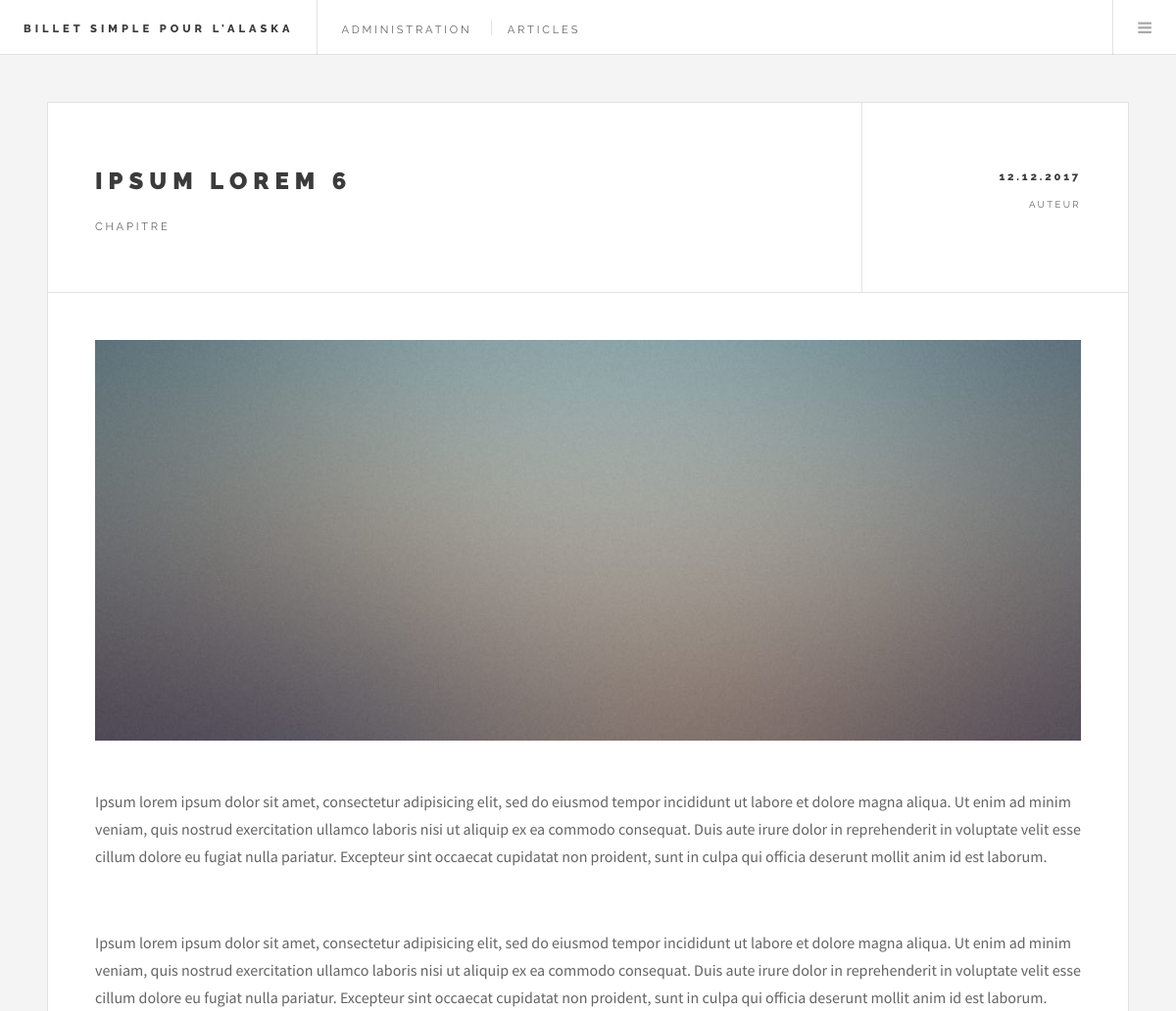
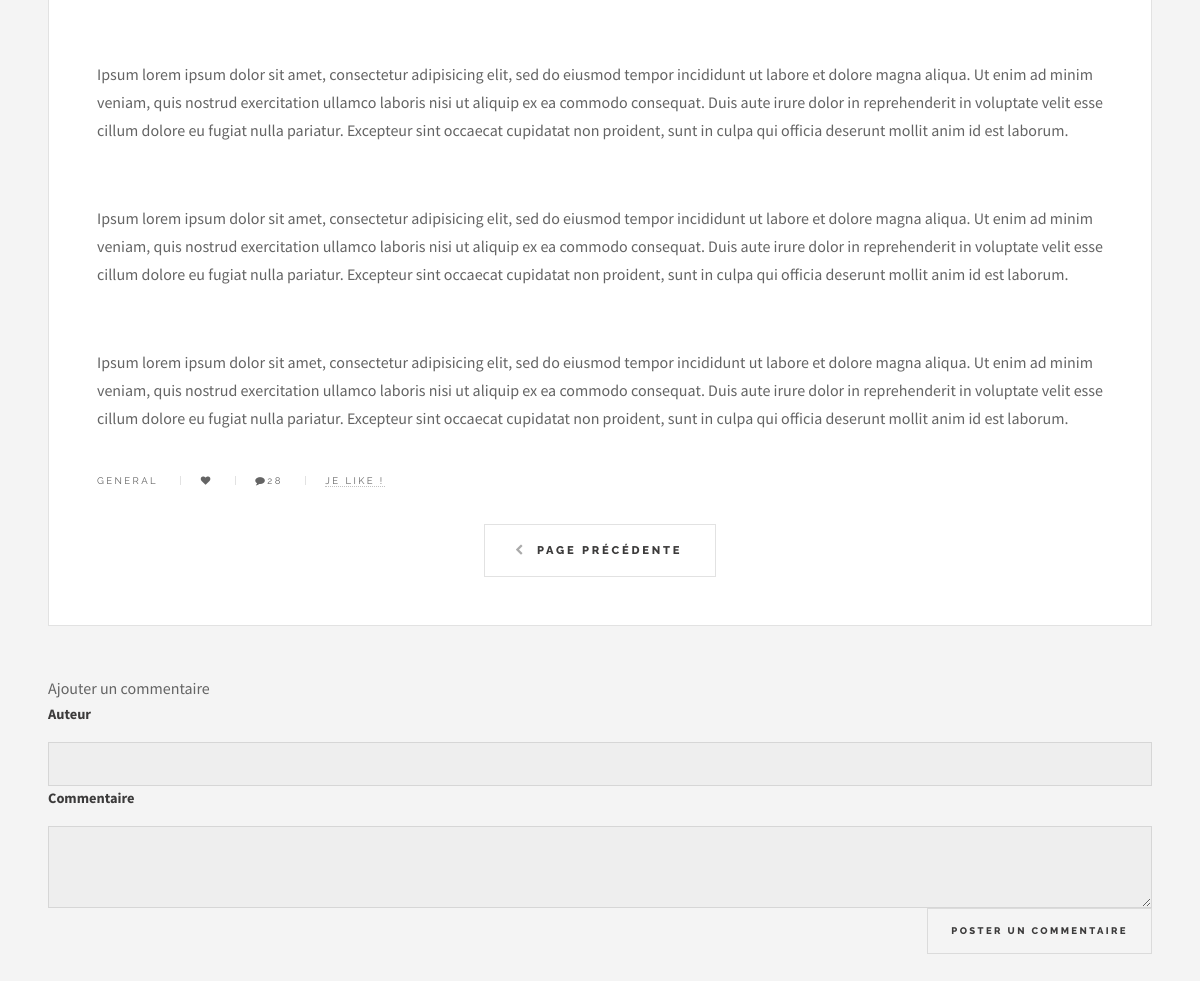
Screenshot of /index.php?page=1&front=post&id=36 with the database file from the repository (2 pictures, top to bottom).
### tables this page shows
CREATE TABLE `news` (
  `id` int(11) NOT NULL,
  `title` varchar(255) DEFAULT NULL,
  `content` text,
  `likes` int(11) DEFAULT NULL,
  `image` varchar(255) DEFAULT NULL,
  `post_date` datetime NOT NULL,
  `last_edit` datetime DEFAULT NULL
);

### model/Manager.php (called while the page is built)
<?php
class Manager
{
	protected function dbConnect()
	{
		try
	    {
	        $db = new PDO('mysql:host=localhost;dbname=projet_3;charset=utf8', 'root', '');
	        return $db;
	    }
	    catch(Exception $e)
	    {
	        die('Erreur : '.$e->getMessage());
	    }
	}
}

### model/PostManager.php (called while the page is built, shortened)
<?php
require_once('Manager.php');
class PostManager extends Manager
{
	private $_db;
	public function __construct()
	{
		$this->_db = $this->dbConnect();
	}
	public function get($id)
	{
		if(is_int($id))
		{
			$req = $this->_db->query('SELECT id, title, content, likes, DATE_FORMAT(post_date, \'%d.%m.%Y\') AS postDate, DATE_FORMAT(last_edit, \'%d/%m/%Y à %Hh/%imin/%ss\') AS lastEdit FROM news WHERE id = ' . $id);
			$data = $req->fetch(PDO::FETCH_ASSOC);
		}
		else
		{
			$req = $this->_db->prepare('SELECT id, title, content, likes, DATE_FORMAT(post_date, \'%d.%m.%Y\') AS postDate, DATE_FORMAT(last_edit, \'%d/%m/%Y à %Hh/%imin/%ss\') AS lastEdit FROM news WHERE title = :title');
    		$req->execute([':title' => $id]);
    		$data = $req->fetch(PDO::FETCH_ASSOC);
		}
		return new Post($data);
	}
}

### model/News.php (called while the page is built, shortened)
<?php
abstract class News
{
	public function hydrate(array $data)
	{
		foreach($data as $key => $value)
		{
			$method = 'set' . ucfirst($key);
		}
	}
}

### model/Post.php (called while the page is built, shortened)
<?php
require('News.php');
class Post extends News
{
	private $_id;
	private $_title;
	private $_content;
	private $_postDate;
	public function setId($id)
	{
		$id = (int) $id;
		if($id > 0)
		{
			$this->_id = $id;
		}
	}
	public function setTitle($title)
	{
		$title = (string) $title;
		$this->_title = $title;
	}
	public function setContent($content)
	{
		$content = (string) htmlspecialchars_decode($content);
		$this->_content = $content;
	}
	public function setPostDate($date)
	{
		$date = (string) $date;
		$this->_postDate = $date;
	}
	public function setLastEdit($date)
	{
		$date = (string) $date;
	}
	public function id()
	{
		return $this->_id;
	}
	public function title()
	{
		return $this->_title;
	}
	public function content()
	{
		return $this->_content;
	}
	public function postDate()
	{
		return $this->_postDate;
	}
}

### view/frontend/postView.php (the view, shortened to what this page needs)
<!DOCTYPE HTML>
<html>
	<head>
		<link rel = "stylesheet" href = "assets/css/main.css" />
	</head>
	<body class = "single">
<?php
include('public/header.php');
?>
		<div id = "main">
			<article class = "post">
				<header>
					<div class = "title">
						<h2><?= $post->title(); ?></h2>
						<p>Chapitre</p>
					</div>
					<div class = "meta">
						<time class = "published" datetime = "2015-11-01"><?= $post->postDate() ?></time>
						<span class = "author name">Auteur</span>
					</div>
				</header>
				<span class = "image featured"><img src = "images/pic01.jpg" alt = "Image mise en avant" /></span>
				<p><?= nl2br($post->content()); ?></p>
				<footer>
					<ul class = "stats">
						<li>General</li>
						<li class = "icon fa-heart"><?= $post->likes(); ?></li>
						<li class = "icon fa-comment">28</li>
						<li><a href = "index.php?action=like&amp;page=<?= $currentPage; ?>&amp;postId=<?= $post->id(); ?>" class = "">Je like ! </a></li>
					</ul>
				</footer>
				<ul class="actions pagination">
					<li><a href = "index.php?front=listPosts&amp;page=<?= $currentPage ?>" class = "button big previous">Page précédente</a></li>
				</ul>
			</article>
		<div/>
				<legend>Ajouter un commentaire</legend>
				<form action = "index.php?action=postComment&amp;postId=<?= $post->id(); ?>&amp;page=<?= $currentPage; ?>" method = "post">
		        	<fieldset>
		        		<label for = "author">Auteur</label>
		        		<input type = "text" name = "author" />
		        	</fieldset>
		        	<fieldset>
		        		<label for = "comment">Commentaire</label>
		        	</fieldset>
		        	<textarea name = "comment"></textarea>
		    		<input class = "btn btn-default pull-right" type = "submit" value = "Poster un commentaire" />
				</form>
			</div>
	</body>
</html>

### rows the page displays
news: title "IPSUM LOREM 6", content "Ipsum lorem ipsum dolor sit amet, consectetur adipisicing elit, sed do eiusmod tempor incididunt ut labore et dolore magna aliqua. Ut enim ad minim veniam, quis nostrud exercitation ullamco laboris nisi ut aliquip ex ea commodo consequat. Duis aute irure dolor in reprehenderit in voluptate velit esse cillum dolore eu fugiat nulla pariatur. Excepteur sint occaecat cupidatat non proident, sunt in culpa qui officia deserunt mollit anim id est laborum. Ipsum lorem ipsum dolor sit amet, consectetur adipisicing elit, sed do eiusmod tempor incididunt ut labore et dolore magna aliqua. Ut enim ad minim veniam, quis nostrud exercitation ullamco laboris nisi ut aliquip ex ea commodo consequat. Duis…"

### other values shown
$post->postDate() "12.12.2017"
